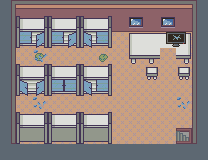

The image is a tile-based game level rendered from a .tmx file. Its description and source (layers, tilesets, objects; grid data summarised) follow:
An orthogonal 13x10 tile map with 16x16 px tiles, 3 tile layers (Tile Layer 1, Tile Layer 2, Tile Layer 3), 5 tilesets and 3 objects (NPC, Door).

<map version="1.9" tiledversion="1.9.0" orientation="orthogonal" renderorder="right-down" width="13" height="10" tilewidth="16" tileheight="16" infinite="0" backgroundcolor="#e1f5fe" nextlayerid="13" nextobjectid="76">
 <properties>
  <property name="action" value="(map-name &quot;VANTOI LAB – 2F&quot;)" />
  <property name="disable-minimap" type="bool" value="true" />
  <property name="music" value="city-1" />
 </properties>
 <tileset firstgid="1" source="../tilesets/npc_common.tsx" />
 <tileset firstgid="53" source="../tilesets/outdoor-1.tsx" />
 <tileset firstgid="181" source="../tilesets/indoor.tsx" />
 <tileset firstgid="237" source="../tilesets/lab.tsx" />
 <tileset firstgid="261" source="../tilesets/npc_main.tsx" />
 <layer id="1" name="Tile Layer 1" width="13" height="10">
  <data>[130 cells, 130 non-empty, 12 distinct tile ids]</data>
 </layer>
 <objectgroup id="10" name="npcs">
  <object id="71" class="NPC" gid="7" x="48" y="112" width="16" height="16">
   <properties>
    <property name="action" value="(dialog '((&quot;scientist&quot; &quot;What a mess! I have to tidy up!&quot;)))" />
    <property name="friendly" type="bool" value="true" />
    <property name="movementPattern" value="2,2,3,3" />
    <property name="quiet" type="bool" value="false" />
   </properties>
  </object>
 </objectgroup>
 <layer id="6" name="Tile Layer 2" width="13" height="10">
  <data>[130 cells, 31 non-empty, 16 distinct tile ids]</data>
 </layer>
 <layer id="12" name="Tile Layer 3" width="13" height="10">
  <data>[130 cells, 20 non-empty, 4 distinct tile ids]</data>
 </layer>
 <objectgroup id="9" name="items">
  <object id="73" gid="247" x="160" y="64" width="16" height="16">
   <properties>
    <property name="action">(if (= (orientation) 1)
    (dialog '(("A broken monitor."))))</property>
   </properties>
  </object>
 </objectgroup>
 <objectgroup id="2" name="spawn points">
  <object id="70" class="Door" x="160" y="128" width="16" height="16">
   <properties>
    <property name="mainDoor" type="bool" value="true" />
    <property name="orientation" type="int" value="3" />
    <property name="roomId" value="24_lab" />
   </properties>
  </object>
 </objectgroup>
</map>
